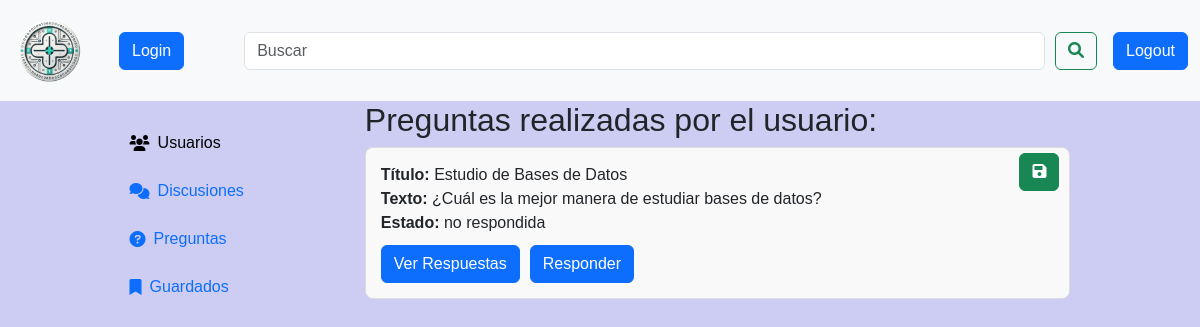
Screenshot of /paginas/preguntasUsuario.php?id=2 with the database file from the repository.
### tables this page shows
CREATE TABLE tbl_preguntas( 
    id_preguntas INT PRIMARY KEY AUTO_INCREMENT NOT NULL,
    texto_preguntas VARCHAR(255) NOT NULL,
    titulo_preguntas VARCHAR(150) NOT NULL,
    estado_preguntas ENUM ('no respondida', 'respondida') NOT NULL DEFAULT 'no respondida',
    guardar_preguntas ENUM ('no guardada' , 'guardada') NOT NULL DEFAULT 'no guardada',
    fecha_preguntas DATETIME NOT NULL DEFAULT CURRENT_TIMESTAMP,
    id_usuario INT NOT NULL,
    FOREIGN KEY (id_usuario) REFERENCES tbl_usuarios(id_usuario)
);

### paginas/preguntasUsuario.php (the view, shortened to what this page needs)
<?php
if (isset($_GET['id'])) {
    $id_usuario = intval($_GET['id']);
}
include_once('../conexion/conexion.php');
?>
<!DOCTYPE html>
<html lang="en">
<head>
    <link href="https://cdn.jsdelivr.net/npm/bootstrap@5.3.3/dist/css/bootstrap.min.css" rel="stylesheet"
>
    <link href="https://cdnjs.cloudflare.com/ajax/libs/font-awesome/6.0.0-beta3/css/all.min.css" rel="stylesheet">
    <link href="../css/styles.css" rel="stylesheet">
</head>
<body>
    <nav class="navbar navbar-expand-lg bg-body-tertiary">
        <div class="container-fluid">
            <a class="navbar-brand" href="../index.php"><img src="../img/nav_logo.png" id="nav_img" alt="Logo"></a>
            <?php
                 if(!isset($_SESSION['usuario'])){
                    ?>
                    <form action="./entrada/login.php">
                        <?php
                    echo '<button class="btn btn-primary ms-3">Login</button>';
                    ?>
                    </form>
                    <?php
                 } else {
                    echo $_SESSION['usuario'];
                 }
                 ?>
            <div class="collapse navbar-collapse" id="navbarSupportedContent">
                <form class="d-flex w-100" role="search">
                    <input class="form-control search-bar" type="search" placeholder="Buscar" aria-label="Search">
                    <button class="btn btn-outline-success" type="submit"><i class="fa-solid fa-magnifying-glass"></i></button>
                </form>
            </div>
            <form action = "./cerrar_sesion.php" method = "POST">
                <input type="submit" value="Logout" class="btn btn-primary ms-3" name="logout">
            </form>
        </div>
    </nav>
    <div class="container">
        <div class="barra-izquierda">
            <a href="./verUsuarios.php" name="usuarios" class="d-flex align-items-center text-decoration-none">
                <i class="fa-solid fa-users me-2"></i><span>Usuarios</span>
            </a>
            <br>
            <a href="#" name="discusiones" class="d-flex align-items-center text-decoration-none">
                <i class="fa-solid fa-comments me-2"></i><span>Discusiones</span>
            </a>
            <br>
            <a href="../paginas/preguntas.php" name="preguntas" class="d-flex align-items-center text-decoration-none">
                <i class="fa-solid fa-question-circle me-2"></i><span>Preguntas</span>
            </a>
            <br>
            <a href="#" name="guardados" class="d-flex align-items-center text-decoration-none">
                <i class="fa-solid fa-bookmark me-2"></i><span>Guardados</span>
            </a>
        </div>
        <div class="barra-derecha">
            <?php
            try {
                $stmt = $conexion->prepare("
                SELECT id_preguntas, titulo_preguntas, texto_preguntas,estado_preguntas, fecha_preguntas, tbl_preguntas.id_usuario, nombre_usuario
                FROM tbl_preguntas
                INNER JOIN tbl_usuarios ON tbl_preguntas.id_usuario = tbl_usuarios.id_usuario
                WHERE tbl_preguntas.id_usuario = :id_usuario
                ORDER BY fecha_preguntas DESC");
                $stmt->bindParam(':id_usuario', $id_usuario, PDO::PARAM_INT);
                $stmt->execute();
                $preguntas = $stmt->fetchAll(PDO::FETCH_ASSOC);
                if ($preguntas) {
                    echo "<h2>Preguntas realizadas por el usuario:</h2>";
                    echo "<ul style='list-style-type: none; padding: 0;'>";
                    foreach ($preguntas as $pregunta) {
                        echo '<li class="pregunta-container" style="margin-bottom: 20px; position: relative;">';
                        echo '<form action="guardar_preguntas.php" method="post">';
                        echo '<button class="btn btn-success" style="position: absolute; top: 5px; right: 10px;">';
                        echo '<i class="fas fa-save"></i> ';
                        echo '</button>';
                        echo '</form>';                        echo "<strong>Título:</strong> <span>" . htmlspecialchars($pregunta['titulo_preguntas']) . "</span><br>";
                        echo "<strong>Texto:</strong> <span>" . htmlspecialchars($pregunta['texto_preguntas']) . "</span><br>";
                        echo "<strong>Estado:</strong> <span>" . htmlspecialchars($pregunta['estado_preguntas']) . "</span>";
                        echo '<div class="button-group" style="display: flex; justify-content: space-between; align-items: center; margin-top: 10px;">';
                        echo '<div style="display: flex; gap: 10px;">';
                        echo '<form action="verRespuestas.php" method="POST">';
                        echo '<button type="submit" name="verRespuesta" class="btn btn-primary">Ver Respuestas</button>';
                        echo '</form>';
                        echo '<form action="form_insertar_respuesta.php" method="POST">';
                        echo '<button type="submit" name="respuesta" class="btn btn-primary">Responder</button>';
                        echo '</form>';
                        echo '</div>';
                        echo '</div>';
                        echo '</li>';                    }
                    echo "</ul>";
                }
                 else {
                    echo "Este usuario no ha realizado preguntas.";
                }
            } catch (PDOException $e) {
                echo "Error en la conexión: " . $e->getMessage();
            }
            ?>
        </div>
    </div>
</body>

### css/styles.css (style rules this page uses)
body { background-color: rgb(205, 205, 243); font-family: Arial, sans-serif; }
#nav_img { height: 75px; width: 75px; }
.search-bar { margin-right: 10px; margin-left: 60px; }
.container { max-width: 100%; }
.barra-izquierda { float: left; padding-left: 10%; height: 100vh; width: 30%; padding-top: 10px; text-align: center; margin-top: 20px; }
.barra-derecha { float: right; padding-right: 10%; height: 100vh; width: 70%; }
.pregunta-container { margin-bottom: 20px; padding: 15px; border: 1px solid #ddd; border-radius: 8px; background-color: #f9f9f9; position: relative; }

### paginas/preguntasUsuario.php (style rules this page uses)
.barra-izquierda a[name="usuarios"] i, .barra-izquierda a[name="usuarios"] span { color: black; }

### rows the page displays
tbl_preguntas: titulo_preguntas "Estudio de Bases de Datos", texto_preguntas "¿Cuál es la mejor manera de estudiar bases de datos?", estado_preguntas "no respondida"
